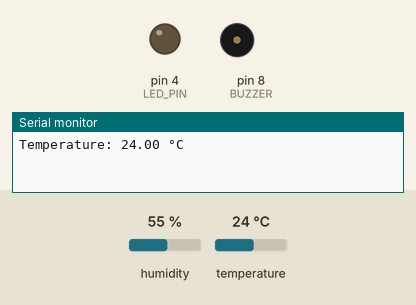
Recording of a sketch running on a simulated Arduino Uno, built with avr-gcc and run on an emulated ATmega328P. Shown: output pins drawn as LEDs (lit = HIGH), buzzer (waves = sounding), the last lines printed to the serial monitor. Dashed ring = blinking. The test bench sets the inputs (shaded band); at power-on: temperature 24 °C, humidity 55 %.

Above: at 3.2 s.
3.3 s: temperature set to 28 °C
At 5.2 s:
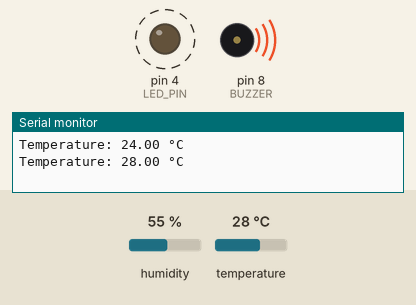
9.3 s: temperature set to 12 °C
At 11.4 s:
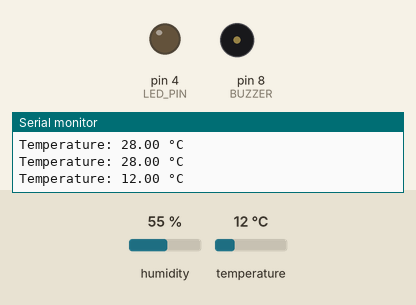
12.0 s: temperature set to 33 °C
At 13.8 s:
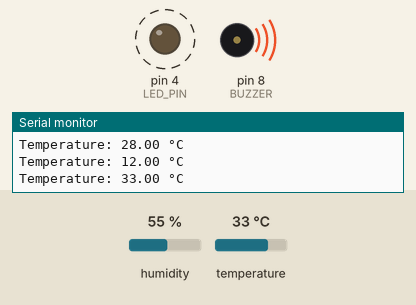
18.0 s: temperature set to 19 °C
At 20.0 s:
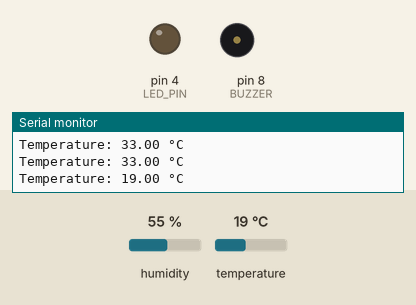
Timing chart, 0 to 21.5 s (numbered marks = the images above; inputs shaded):
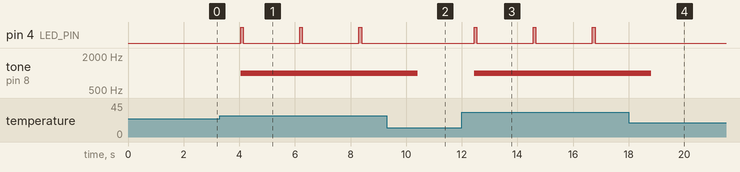

The sketch:

temperature_alarm_system.ino
```cpp
#include "DHT.h"

#define DHT11_PIN 2
#define DHTTYPE DHT11
#define BUZZER 8
#define LED_PIN 4
#define TEMPERATURE_THRESHOLD 27.00

// constructor for the sensor, args: pin number and type of sensor
DHT dht11(DHT11_PIN, DHT11);

void setup()
{
  // initializing sensor and serial communication
  Serial.begin(9600);
  dht11.begin();
  delay(2000);
  pinMode(BUZZER, OUTPUT);
  pinMode(LED_PIN, OUTPUT);
}

void loop()
{
  float temperatureCelsius = dht11.readTemperature();

  if(isnan(temperatureCelsius))
  {
    Serial.println("Failed to detect temperature reading");
    delay(2000);
    return;
  }
  else
  {
    Serial.print("Temperature: ");
    Serial.print(temperatureCelsius);
    Serial.println(" °C");
  }


  if(temperatureCelsius >= TEMPERATURE_THRESHOLD)
  {
    tone(BUZZER, 1000);
    digitalWrite(LED_PIN, HIGH);
    delay(100);
    digitalWrite(LED_PIN, LOW);
  }
  else
  {
    noTone(BUZZER);
    digitalWrite(LED_PIN, LOW);
  }

  delay(2000);

}
```

Measured:
- the behaviour switches between 26 and 27 °C on temperature (found by bisection; images 0 and 1)
- after the input at 3.3 s, pin 4 (LED_PIN): alternates HIGH for 0.10 s and LOW for 2.0 s, starting after 0.75 s; tone on pin 8 (BUZZER): silent → 1000 Hz after 0.75 s
- after the input at 9.3 s, pin 4 (LED_PIN): stays LOW (without the input it goes to HIGH after 1.1 s); tone on pin 8 (BUZZER): 1000 Hz → silent after 1.1 s
- after the input at 12.0 s, pin 4 (LED_PIN): alternates HIGH for 0.10 s and LOW for 2.0 s, starting after 0.44 s; tone on pin 8 (BUZZER): silent → 1000 Hz after 0.44 s
- after the input at 18.0 s, pin 4 (LED_PIN): stops changing and stays LOW; tone on pin 8 (BUZZER): 1000 Hz → silent after 0.82 s
